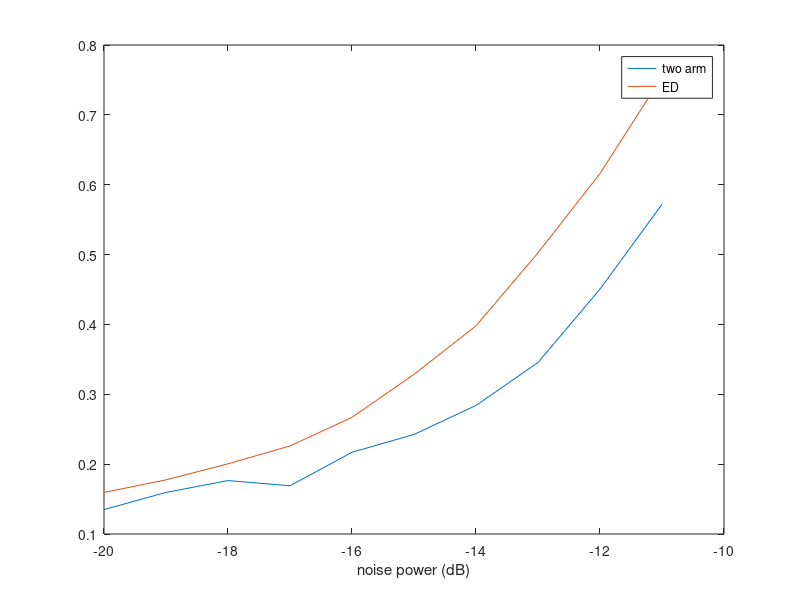

Source code (MATLAB):
clc;clear
runtimes = 2e3;
sig_pow_pool = -20:1:-11;
H1_twoarm = zeros(runtimes,10);
H0_twoarm = zeros(runtimes,10);
H1_ED = zeros(runtimes,10);
H0_ED = zeros(runtimes,10);

for pow_index = 1:10
    sig_pow_dB = sig_pow_pool(pow_index);
    sig_pow = 10^(sig_pow_dB/10);
    
    for runindex=1:runtimes
        P = fix(5e3/32);
        signal = (randn(P,1)+1j*randn(P,1))*sqrt(sig_pow/2);
        noise1 = (randn(P,1)+1j*randn(P,1))*sqrt(1/2);
        noise2 = (randn(P,1)+1j*randn(P,1))*sqrt(1/2);
        H1_twoarm(runindex,pow_index) = real((signal+noise1)'*(signal+noise2));
        H0_twoarm(runindex,pow_index) = real((noise1)'*(noise2));

        H1_ED(runindex,pow_index) = norm(signal+signal+noise1+noise2);
        H0_ED(runindex,pow_index) = norm(noise1+noise2);
    end

temp = sort(H0_twoarm,'ascend');
TH_twoarm = temp(runtimes*0.9);
pd_twoarm(pow_index) = sum(H1_twoarm(:,pow_index)>TH_twoarm)/runtimes;

temp = sort(H0_ED,'ascend');
TH_ED = temp(runtimes*0.9);
pd_ED(pow_index) = sum(H1_ED(:,pow_index)>TH_ED)/runtimes;
end
%%
figure
plot(sig_pow_pool,pd_twoarm);hold on
plot(sig_pow_pool,pd_ED)
xlabel('noise power (dB)')
legend('two arm','ED')
% plot(sort(H0_twoarm));hold on
% plot(sort(H1_twoarm))
%%
clear;clc
N = 5000;
pow_s = 0.05;
pow_n = 2;
theo_var = 2*pow_s*pow_n+2*pow_s^2+pow_n^2;
runtimes = 2e3;
for runindex = 1:runtimes
s = randn(N,1)*sqrt(pow_s);
n1 = randn(N,1)*sqrt(pow_n);
n2 = randn(N,1)*sqrt(pow_n);
ED_H0(runindex) = n1.'*n2/N;
ED_H1(runindex) = (s+n1).'*(s+n2)/N;
end
temp = sort(ED_H0,'ascend');
TH_ED = temp(runtimes*0.9)
TH_theo = qfuncinv(0.1)*pow_n/sqrt(N)
pd_theo = qfunc((-pow_s+TH_theo)/(sqrt((theo_var)/N)))
pd = sum(ED_H1>TH_ED)/runtimes
% mean((s+n1).*(s+n2))
% var((s+n1).*(s+n2))
%%
clear;clc
N = 6e3;
bhi = fir1(100,1/32,'low');
runtimes = 5e2;
for runindex = 1:runtimes
n0 = randn(N,1);

n0_ave = filter(bhi,1,n0);

mu(runindex) = norm(n0_ave(101:5100))^2/5e3;
end
%%
var(mu)
2*(mean(mu))^2/(5e3/32)



